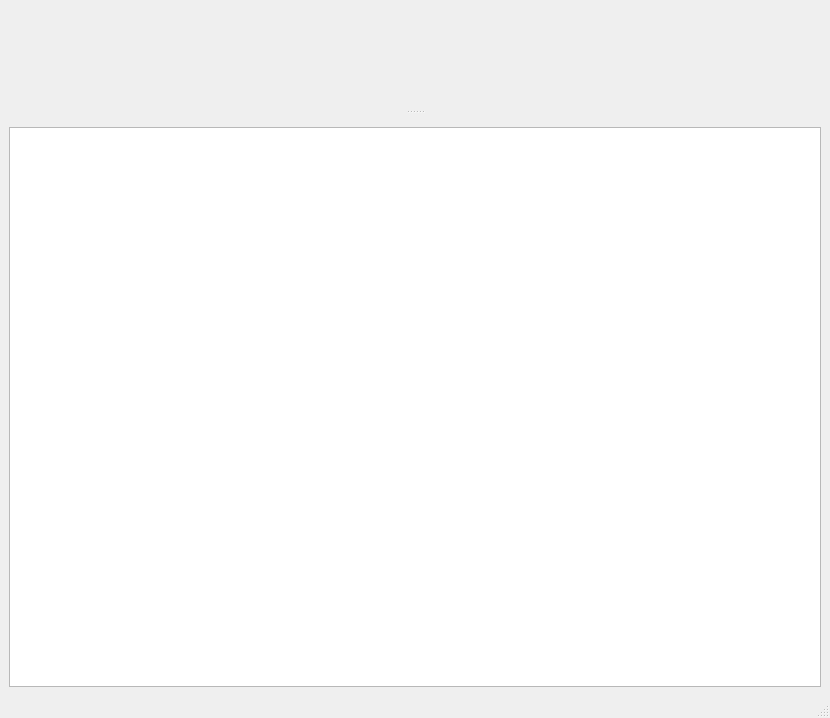
<?xml version="1.0" encoding="UTF-8"?>
<ui version="4.0">
 <class>MainWindow</class>
 <widget class="QMainWindow" name="MainWindow">
  <property name="geometry">
   <rect>
    <x>0</x>
    <y>0</y>
    <width>830</width>
    <height>718</height>
   </rect>
  </property>
  <property name="windowTitle">
   <string>MainWindow</string>
  </property>
  <widget class="QWidget" name="centralwidget">
   <layout class="QGridLayout" name="gridLayout">
    <item row="0" column="0">
     <widget class="QSplitter" name="splitter">
      <property name="orientation">
       <enum>Qt::Vertical</enum>
      </property>
      <property name="handleWidth">
       <number>30</number>
      </property>
      <widget class="QCustomPlot" name="widget" native="true"/>
      <widget class="QTextBrowser" name="textBrowser"/>
     </widget>
    </item>
   </layout>
  </widget>
  <widget class="QMenuBar" name="menubar">
   <property name="geometry">
    <rect>
     <x>0</x>
     <y>0</y>
     <width>830</width>
     <height>22</height>
    </rect>
   </property>
  </widget>
  <widget class="QStatusBar" name="statusbar"/>
 </widget>
 <customwidgets>
  <customwidget>
   <class>QCustomPlot</class>
   <extends>QWidget</extends>
   <header>qcustomplot.h</header>
   <container>1</container>
  </customwidget>
 </customwidgets>
 <resources/>
 <connections/>
</ui>
